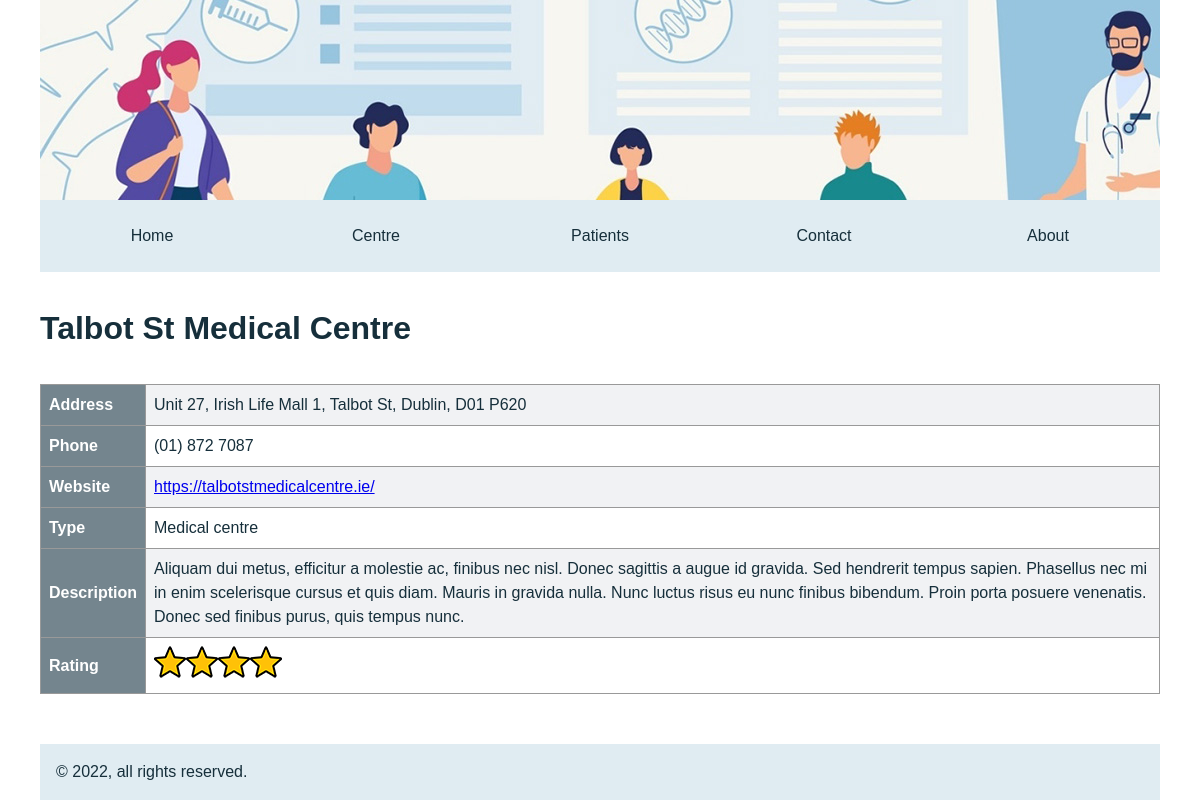
Screenshot of /medical-centre/centre_view.php?id=1 with the database file from the repository.
### tables this page shows
CREATE TABLE `medical_centre` (
  `id` int(11) NOT NULL,
  `title` varchar(50) NOT NULL,
  `address` varchar(250) NOT NULL,
  `phone` varchar(20) NOT NULL,
  `type` varchar(50) NOT NULL,
  `website_url` varchar(50) NOT NULL,
  `description` varchar(500) NOT NULL,
  `rating` tinyint(4) NOT NULL
);

### medical-centre/centre_view.php (the view, shortened to what this page needs)
<?php
require_once "include/database_connection.php";
try
{
    $params = array(
        'id' => $_GET['id']
    );
    $sql = 'SELECT * FROM medical_centre WHERE id = :id';
    $stmt = $connection->prepare($sql);
    $success = $stmt->execute($params);
    if (!$success) {
        throw new Exception("Failed to retrieve centre");
    }
    else {
        $centre = $stmt->fetch();
    }
}
catch(PDOException $e) {
    echo "Error: " . $e->getMessage();
}
?>
<!DOCTYPE html>
<html lang="en">
<head>
    <link rel="stylesheet" href="styles/reset.css">
    <link rel="stylesheet" href="styles/main.css">
</head>
<body class="container flex flex-column">
    <header class="header"></header>
    <nav>
        <div class="nav">
            <a href="index.php" class="nav-item">Home</a>
            <a href="centre_view_all.php" class="nav-item">Centre</a>
            <a href="patient_view_all.php" class="nav-item">Patients</a>
            <a href="contact_us.php" class="nav-item">Contact</a>
            <a href="about_us.php" class="nav-item">About</a>
        </div>
    </nav>
    <main class="main">
        <h1 class="mt-1 mb-1"><?= $centre['title'] ?></h1>
        <table class="table">
            <tbody>
                <tr>
                    <th>Address</th>
                    <td><?= $centre['address'] ?></td>
                </tr>
                <tr>
                    <th>Phone</th>
                    <td><?= $centre['phone'] ?></td>
                </tr>
                <tr>
                    <th>Website</th>
                    <td>
                        <a href="<?= $centre['website_url'] ?>/" target="_blank">
                        <?= $centre['website_url'] ?>
                        </a>
                    </td>
                </tr>
                <tr>
                    <th>Type</th>
                    <td><?= $centre['type'] ?></td>
                </tr>
                <tr>
                    <th>Description</th>
                    <td>
                    <?= $centre['description'] ?>
                    </td>
                </tr>
                <tr>
                    <th>Rating</th>
                    <td>
                        <?php
                        for($i=0; $i< $centre['rating']; $i++){
                            echo '<img class="inline h1-1" src = "images/star_full.png" alt="Star rating">';
                        }
                        ?>
                    </td>
                </tr>
            </tbody>
        </table>
    </main>
    <footer class="footer">
        <p>&copy; 2022, all rights reserved.</p>
    </footer>
</body>
</html>

### medical-centre/styles/main.css (style rules this page uses)
:root { --font-family: Arial, Helvetica, sans-serif; --white: #fff; --bodytext: #162F3B; --bluegrey: #74858E; --palegrey: #F1F2F4; --lighterblue: #E0ECF2; --lightbrown: #999; --lightblue: #C1DCED; --primary: #7C69EF; --secondary: #D9E2EF; --success: #42BA96; --danger: #DF4759; --warning: #FFC107; --info: #467FD0; --light: #F1F4F8; --dark: #161C2D; }
.flex { display: flex; }
.flex-column { flex-direction: column; }
.inline { display: inline; }
.mt-1 { margin-top: 1em; }
.mb-1 { margin-bottom: 1em; }
body { font-family: var(--font-family); color: var(--bodytext); }
.container { width: 1120px; margin: 0 auto; }
.header { background-image: url("../images/header.jpg"); height: 200px; }
.nav { background: var(--lighterblue); width: 100%; display: flex; align-items: center; }
.nav-item { display: inline; padding: 1.5em; flex: 1; text-align: center; text-decoration: none; color: var(--bodytext); }
.main { flex: 1; }
.footer { background: var(--lighterblue); width: 100%; padding: 1em; }
.table { border-collapse: collapse; width: 100%; }
.table tbody tr:nth-child(odd) { background: var(--palegrey); }
.table td, th { border: 1px solid var(--lightbrown); padding: 0.5em; text-align: left; }
.table th { background: var(--bluegrey); color: var(--white); }

### rows the page displays
medical_centre: title "Talbot St Medical Centre", address "Unit 27, Irish Life Mall 1, Talbot St, Dublin, D01 P620", phone "(01) 872 7087", website_url "https://talbotstmedicalcentre.ie/", type "Medical centre", description "Aliquam dui metus, efficitur a molestie ac, finibus nec nisl. Donec sagittis a augue id gravida. Sed hendrerit tempus sapien. Phasellus nec mi in enim scelerisque cursus et quis diam. Mauris in gravida nulla. Nunc luctus risus eu nunc finibus bibendum. Proin porta posuere venenatis. Donec sed finibus purus, quis tempus nunc.", rating 4 (drawn)
